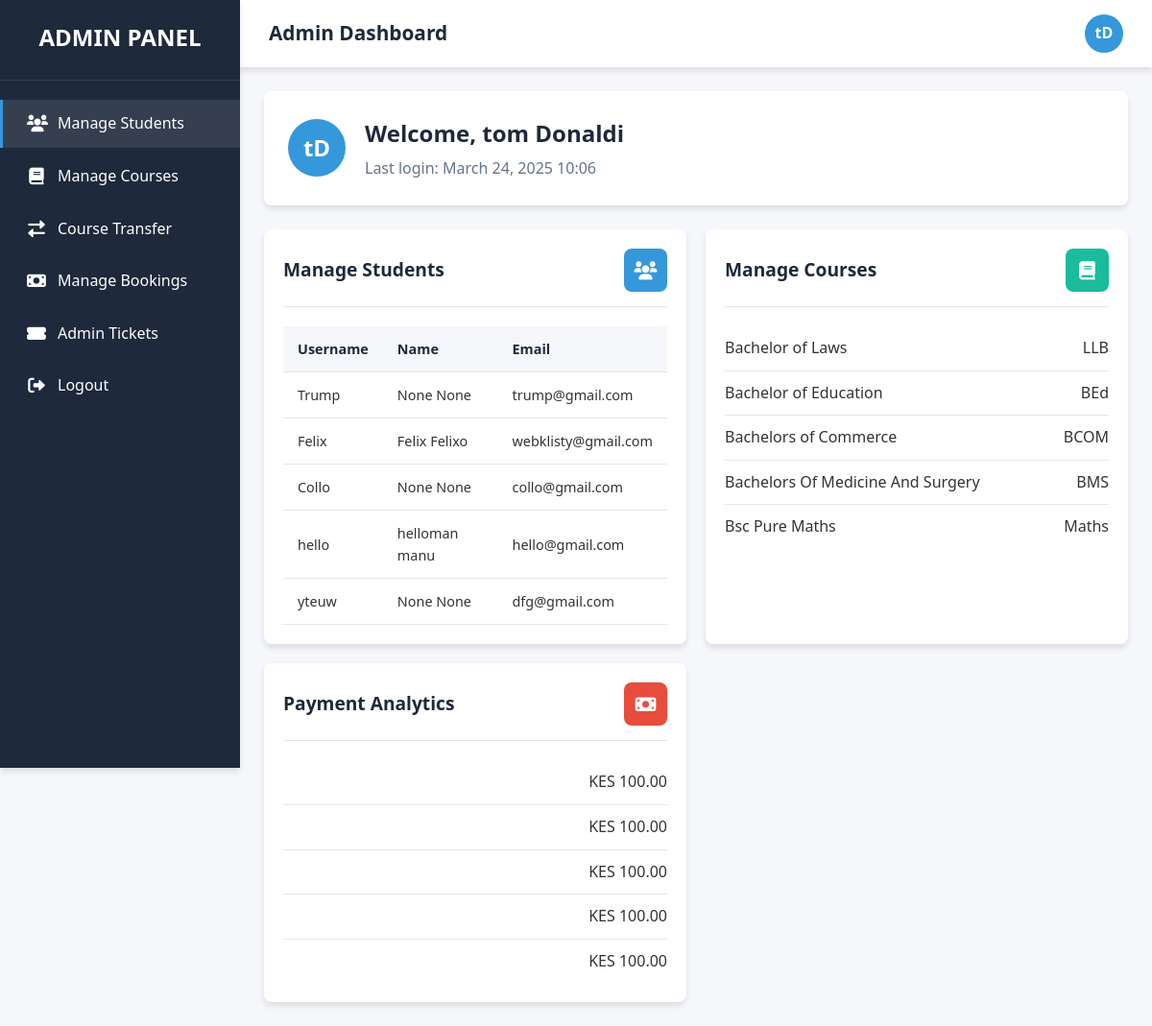
Before: /accounts/admin/dashboard/ (signed in) with the older database file.
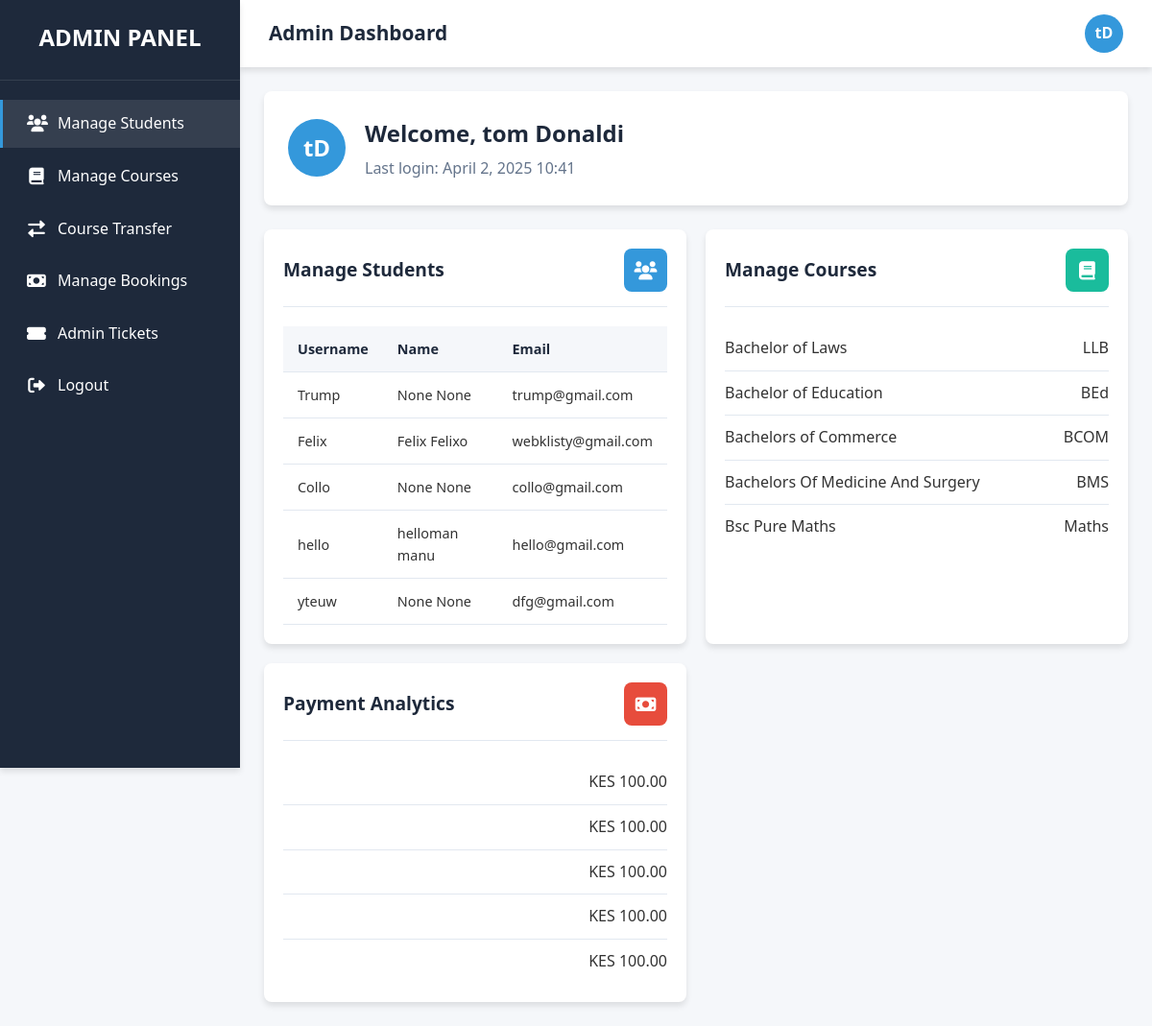
After: the same page with the newer database file.
### accounts/models.py (models this page shows, shortened)
class User(AbstractBaseUser, PermissionsMixin):
    username = models.CharField(max_length=100, unique=True)
    email = models.EmailField(unique=True)
    first_name = models.CharField(max_length=100, blank=True, null=True)
    last_name = models.CharField(max_length=100, blank=True, null=True)
    student_id = models.CharField(max_length=20, unique=True, blank=True, null=True)
    admission_status = models.CharField(max_length=50, default='Pending')  # Pending, In Review, Verified, Rejected
    profile_completion = models.IntegerField(default=0)
    date_of_birth = models.DateField(blank=True, null=True)
    gender = models.CharField(max_length=10, blank=True, null=True)
    nationality = models.CharField(max_length=50, blank=True, null=True)
    phone_number = models.CharField(max_length=15, blank=True, null=True)
    previous_school = models.CharField(max_length=200, blank=True, null=True)
    high_school_grades = models.CharField(max_length=50, blank=True, null=True)
    entry_program = models.CharField(max_length=100, blank=True, null=True)
    enrollment_year = models.IntegerField(blank=True, null=True)
    program_name = models.CharField(max_length=100, blank=True, null=True)
    id_document = models.FileField(upload_to='documents/', blank=True, null=True)
    transcript = models.FileField(upload_to='documents/', blank=True, null=True)
    admission_letter = models.FileField(upload_to='documents/', blank=True, null=True)
    proof_of_payment = models.FileField(upload_to='documents/', blank=True, null=True)
    id_document_verified = models.BooleanField(default=False)
    transcript_verified = models.BooleanField(default=False)
    proof_of_payment_verified = models.BooleanField(default=False)
    is_active = models.BooleanField(default=True)
    is_staff = models.BooleanField(default=False)
    objects = UserManager()
    notification = models.TextField(blank=True, null=True)
    USERNAME_FIELD = 'username'
    REQUIRED_FIELDS = ['email']

### accounts/views.py (the view)
# urls.py: path('admin/dashboard/', views.admin_dashboard_view, name='admin_dashboard'),
def admin_dashboard_view(request):
    if not request.user.is_authenticated or not request.user.is_superuser:
        return redirect('accounts:admin_login')
    from django.contrib.auth import get_user_model
    User = get_user_model()
    students = User.objects.filter(is_superuser=False)
    courses = Course.objects.all()
    payments = Payment.objects.all()
    context = {
        'students': students,
        'courses': courses,
        'payments': payments,
    }
    return render(request, 'accounts/admindashboard.html', context)

### accounts/templates/accounts/admindashboard.html (shortened to what the changed rows need)
<!DOCTYPE html>
<html lang="en">
<head>
    <link rel="stylesheet" href="https://cdnjs.cloudflare.com/ajax/libs/font-awesome/6.0.0/css/all.min.css">
</head>
<body>
    <div class="main-content">
        <div class="header">
            <div class="header-actions">
                <div class="user-profile action-dropdown">
                    <div class="user-avatar">{{ request.user.first_name|first }}{{ request.user.last_name|first }}</div>
                </div>
            </div>
        </div>
        <div class="dashboard-container">
            <div class="welcome-card">
                <div class="user-avatar">{{ request.user.first_name|first }}{{ request.user.last_name|first }}</div>
                <div>
                    <h2>Welcome, {{ request.user.first_name }} {{ request.user.last_name }}</h2>
                    <p>Last login: {{ request.user.last_login|date:"F j, Y H:i" }}</p>
                </div>
            </div>
            <div class="card-grid">
                <div class="card">
                    <div class="card-body">
                        <table class="data-table">
                            <thead>
                                <tr>
                                    <th>Username</th>
                                    <th>Name</th>
                                    <th>Email</th>
                                </tr>
                            </thead>
                        </table>
                    </div>
                </div>
            </div>
        </div>
    </div>
</body>
</html>

Changed rows visible on the page:
changed User "tom": user.last_login "March 24, 2025 10:06" → "April 2, 2025 10:41"
